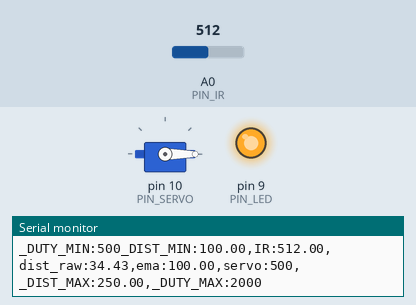
Recording of a sketch running on a simulated Arduino Uno, built with avr-gcc and run on an emulated ATmega328P. Shown: servo, output pins drawn as LEDs (lit = HIGH), the last lines printed to the serial monitor. Inputs (shaded band) come from the test bench; at power-on: A0 (PIN_IR) = 512.

Above: at 1.2 s.
1.3 s: A0 (PIN_IR) set to 355
2.8 s: A0 (PIN_IR) set to 338
At 3.7 s:
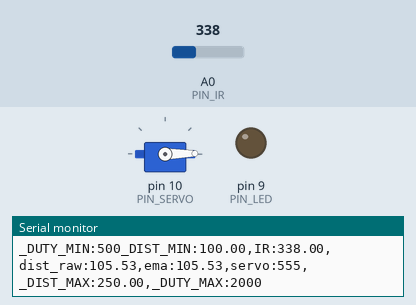
4.5 s: A0 (PIN_IR) set to 306
At 5.8 s:
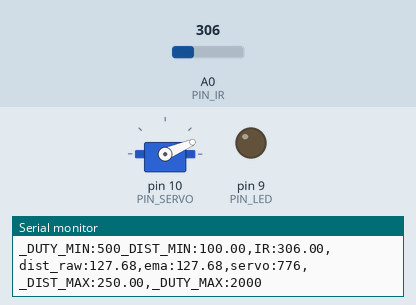
6.6 s: A0 (PIN_IR) set to 240
At 8.4 s:
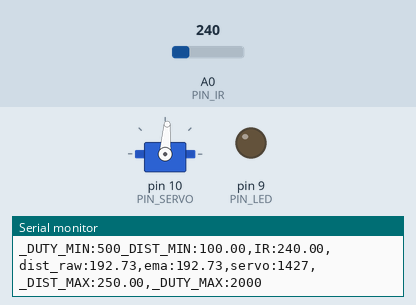
8.7 s: A0 (PIN_IR) set to 260
At 10.0 s:
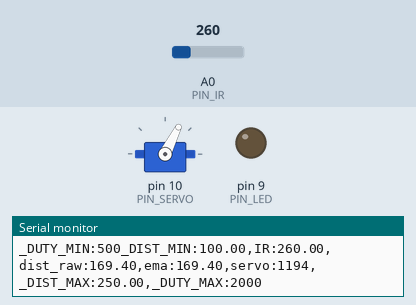
10.6 s: A0 (PIN_IR) set to 122
At 11.8 s:
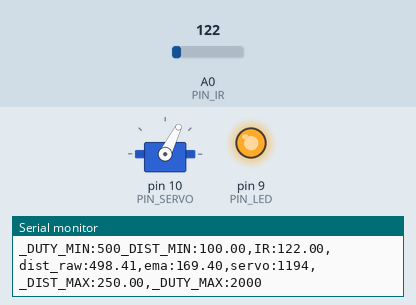
Timing chart, 0 to 13.1 s (numbered marks = the images above; inputs shaded):
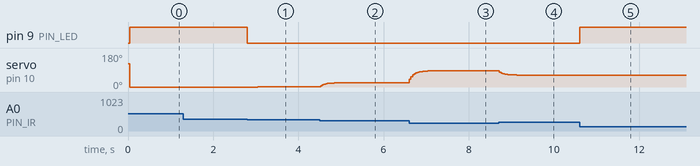

Measured:
- the behaviour switches between 348 and 347 on A0 (PIN_IR) (found by bisection; images 0 and 1)
- after the input at 2.8 s, pin 9 (PIN_LED): HIGH → LOW at once; servo on pin 10 (PIN_SERVO): 0° → 1° after 0.24 s
- after the input at 4.5 s, servo on pin 10 (PIN_SERVO): moves from 1° to 23° over 0.60 s, starting at once
- after the input at 6.6 s, servo on pin 10 (PIN_SERVO): moves from 23° to 86° over 0.68 s, starting at once
- after the input at 8.7 s, servo on pin 10 (PIN_SERVO): moves from 86° to 63° over 0.40 s, starting at once
- after the input at 10.6 s, pin 9 (PIN_LED): LOW → HIGH at once

The sketch:

11.3__.ino
```cpp
#include <Servo.h>

#define PIN_IR    0         // IR sensor at Pin A0
#define PIN_LED   9
#define PIN_SERVO 10

#define _DUTY_MIN 500  // servo full clock-wise position (0 degree)
#define _DUTY_NEU 1800  // servo neutral position (90 degree)
#define _DUTY_MAX 2000  // servo full counter-clockwise position (180 degree)

#define _DIST_MIN  100.0   // minimum distance 100mm
#define _DIST_MAX  250.0   // maximum distance 250mm

#define EMA_ALPHA  0.3      // for EMA Filter

#define LOOP_INTERVAL 40   // Loop Interval (unit: msec)

Servo myservo;
unsigned long last_loop_time;   // unit: msec

float dist_prev = _DIST_MIN;
float dist_ema = _DIST_MIN;

void setup()
{
  pinMode(PIN_LED, OUTPUT);

  myservo.attach(PIN_SERVO);
  myservo.writeMicroseconds(_DUTY_NEU);

  Serial.begin(1000000);    // 1,000,000 bps
}

void loop()
{
  unsigned long time_curr = millis();
  int duty;
  float a_value, dist_raw, dist_filtered;

  // wait until next event time
  if (time_curr < (last_loop_time + LOOP_INTERVAL))
    return;
  last_loop_time += LOOP_INTERVAL;

  a_value = analogRead(PIN_IR);
  dist_raw = ((6762.0 / (a_value - 9.0)) - 4.0) * 10.0 - 60.0;


  if ((dist_raw < _DIST_MIN) || (dist_raw > _DIST_MAX)) {
    dist_filtered = dist_prev;  // 이전값 유지
    digitalWrite(PIN_LED, HIGH); // LED OFF
  } else {
    dist_filtered = dist_raw;
    dist_prev = dist_raw;
    digitalWrite(PIN_LED, LOW); // LED ON
  }

   dist_ema = EMA_ALPHA * dist_filtered + (1 - EMA_ALPHA) * dist_ema;

   duty = (dist_ema - _DIST_MIN) * (_DUTY_MAX - _DUTY_MIN) / (_DIST_MAX - _DIST_MIN) + _DUTY_MIN;

  myservo.writeMicroseconds(duty);

  Serial.print("_DUTY_MIN:");  Serial.print(_DUTY_MIN);
  Serial.print("_DIST_MIN:");  Serial.print(_DIST_MIN);
  Serial.print(",IR:");        Serial.print(a_value);
  Serial.print(",dist_raw:");  Serial.print(dist_raw);
  Serial.print(",ema:");       Serial.print(dist_ema);
  Serial.print(",servo:");     Serial.print(duty);
  Serial.print(",_DIST_MAX:"); Serial.print(_DIST_MAX);
  Serial.print(",_DUTY_MAX:"); Serial.print(_DUTY_MAX);
  Serial.println("");
}
```
